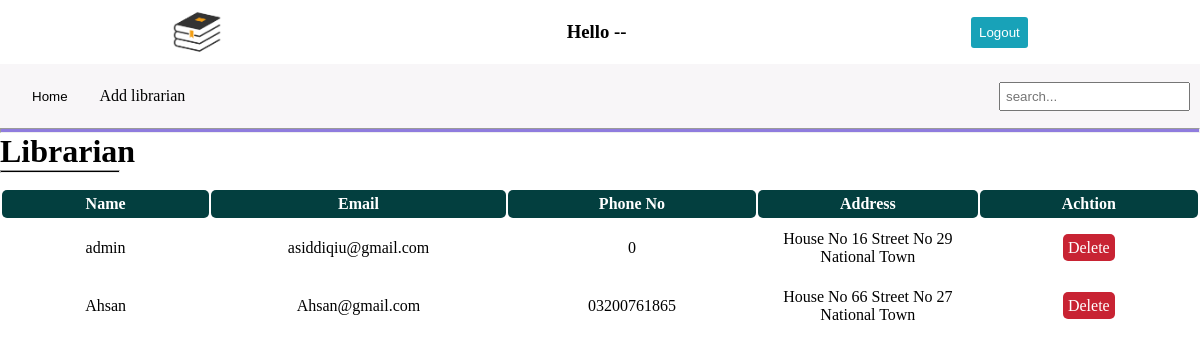
Page /view_librarian.php on the committed database.
### tables this page shows
CREATE TABLE `librarian` (
  `lib_name` varchar(255) NOT NULL,
  `lib_email` varchar(255) NOT NULL,
  `lib_phone` varchar(100) NOT NULL,
  `lib_address` varchar(255) NOT NULL,
  `lib_password` varchar(255) NOT NULL,
  `lib_cPassword` varchar(255) NOT NULL
);

### view_librarian.php (the view, shortened to what this page needs)
<?php
require 'conn.php';
?>
<!DOCTYPE html>
<html lang="en">
<head>
</head>
<body>
<div class="container">
<div class="first_header">
    <img src="images/logo.png" alt="">
<h3>Hello -- <?php
     ?></h3>
    <form action="" method="post">
        <button  class="logout_btn" name="lotout_btn"> Logout</button>
    </form>
</div>
<div class="second_header">
    <form action="" method="post" >
        <button name="home_btn" class="second_headerAn">    Home    </button>
    </form>
    <a href="add_librarian.php" class="second_headerAn">Add librarian</a>
    <input type="text" id="myInput" onkeyup="searchFun()" placeholder="search..." style="position: absolute; right: 10px; padding: 5px;">
</div>
<hr class="first_hr">
<h1>Librarian</h1>
<hr class="second_hr" style="margin-bottom: 15px;">
<table id="myTable">
<tr>
    <th class="table_th">Name</th>
    <th class="table_th">Email</th>
    <th class="table_th">Phone No</th>
    <th class="table_th">Address</th>
    <th class="table_th">Achtion</th>
</tr>
    <?php
    $sql="SELECT * FROM `librarian`";
    $result = mysqli_query($conn, $sql);
	              while($row = mysqli_fetch_array($result))
                  {
                    echo "<tr>";
                    $lib_phone=$row["lib_phone"];
                    echo "<td class='table_td'>"; echo $row["lib_name"];  echo "</td>";
                    echo "<td class='table_td'>"; echo $row["lib_email"];  echo "</td>";
                    echo "<td class='table_td'>"; echo $row["lib_phone"];  echo "</td>";
                    echo "<td class='table_td'>"; echo $row["lib_address"];  echo "</td>";
                    echo "<td class='table_td'>";
                    echo "<a class='table_btn' id='table_btnDelete' href='delete_liabrarian.php?lib_num=$lib_phone' name='delete_btn' >Delete</a>";
                    echo "</td>";
                    echo "</tr>";
                  }
    ?>
</table>
</div>
</body>
</html>

### view_librarian.php (style rules this page uses)
* { margin: 0; padding: 0; box-sizing: border-box; }
.first_header { height: 4rem; width: 100%; background-color: white; display: flex; justify-content: space-around; align-items: center; }
.first_header img { height: 50px; width: 50px; }
.second_header { height: 4rem; width: 100%; background-color: #F8F6F8; display: flex; align-items: center; }
.first_hr { width:100%; height: 5px; background-color: #8F7CDE; }
.second_hr { width:10%; height: 3px; background-color: black; }
.second_headerAn { margin-left: 2rem; text-decoration: none; color: black; border:0; background-color: transparent; }
.table_td { text-align: center; padding: 10px; }
.table_th { width: 100vw; text-align: center; padding: 5px; color: white; background-color: rgb(3, 63, 63); border-radius: 5px; }
.table_btn { padding: 5px; margin: 1px; color: rgb(255, 255, 255); text-decoration: none; border-radius: 5px; }
#table_btnDelete { background-color: #C82333; }
.logout_btn { text-decoration: none; padding: 8px; background-color: #18A2B8; color: white; border-radius: 3px; border:0; }

### rows in the picture
librarian: lib_name "admin", lib_email "asiddiqiu@gmail.com", lib_phone "0", lib_address "House No 16 Street No 29 National Town"
librarian: lib_name "Ahsan", lib_email "Ahsan@gmail.com", lib_phone "03200761865", lib_address "House No 66 Street No 27 National Town"
